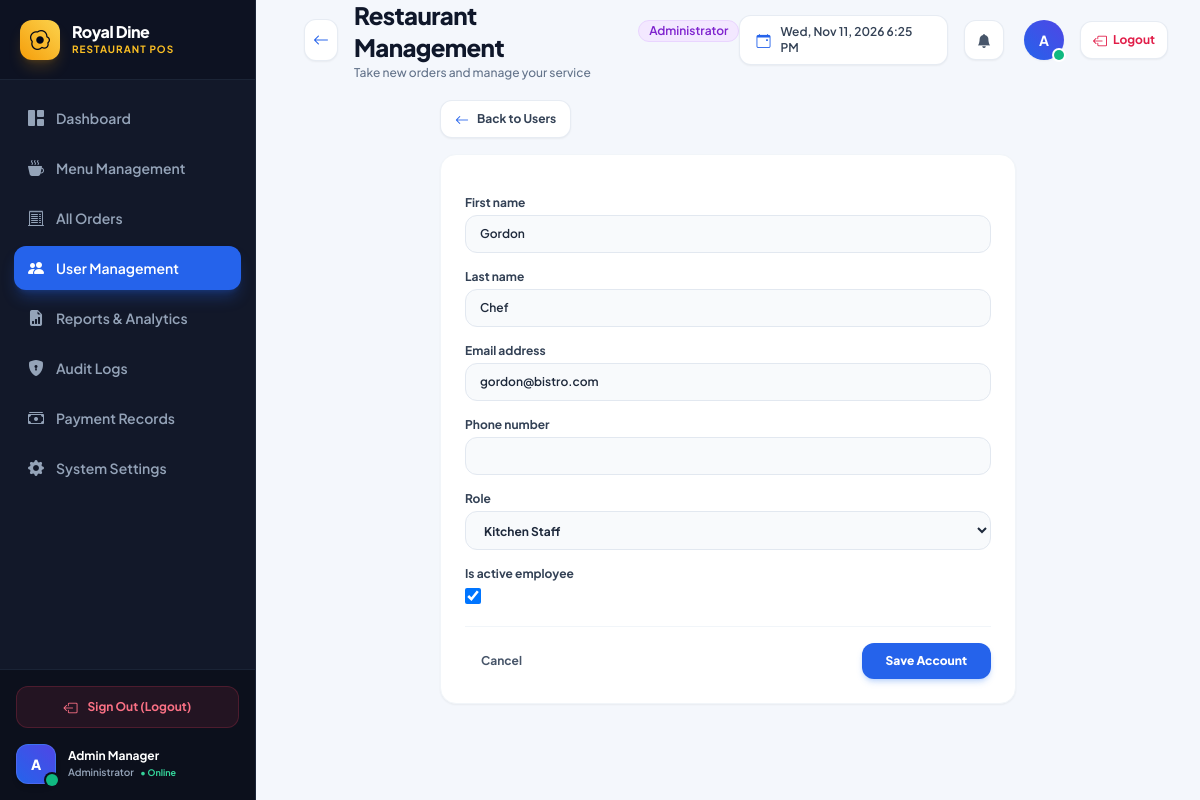
Page /analytics/users/5/edit/ (signed in) on the committed database.
### apps/accounts/models.py (models this page shows, shortened)
class CustomUser(AbstractUser):
    class Role(models.TextChoices):
        ADMIN = 'ADMIN', 'Administrator'
        SUPERVISOR = 'SUPERVISOR', 'Supervisor'
        WAITER = 'WAITER', 'Waiter'
        KITCHEN_STAFF = 'KITCHEN_STAFF', 'Kitchen Staff'
    role = models.CharField(
        max_length=20,
        choices=Role.choices,
        default=Role.WAITER,
    )
    phone_number = models.CharField(max_length=20, blank=True)
    is_active_employee = models.BooleanField(default=True)
    avatar = models.ImageField(upload_to='avatars/', blank=True, null=True)
    created_at = models.DateTimeField(auto_now_add=True)
    updated_at = models.DateTimeField(auto_now=True)
    class Meta:
        ordering = ['-created_at']
        verbose_name = 'User'
        verbose_name_plural = 'Users'

### apps/analytics/views.py (the view)
# urls.py: path('users/<int:user_id>/edit/', views.user_edit, name='user_edit'),
@login_required
@admin_required
def user_edit(request, user_id):
    user_obj = get_object_or_404(CustomUser, id=user_id)
    if request.method == 'POST':
        form = UserUpdateForm(request.POST, instance=user_obj)
        if form.is_valid():
            form.save()
            log_action(
                user=request.user,
                action='USER_UPDATED',
                description=f'User {user_obj.username} profile updated.',
                entity_type='CustomUser',
                entity_id=user_obj.id,
                ip_address=get_client_ip(request)
            )
            messages.success(request, f'User {user_obj.username} updated.')
            return redirect('analytics:user_management')
    else:
        form = UserUpdateForm(instance=user_obj)
    return render(request, 'admin_dashboard/user_form.html', {'form': form, 'title': f'Edit User: {user_obj.username}'})

### apps/accounts/forms.py
class UserUpdateForm(forms.ModelForm):
    class Meta:
        model = CustomUser
        fields = ['first_name', 'last_name', 'email', 'phone_number', 'role', 'is_active_employee']
        widgets = {
            'first_name': forms.TextInput(attrs={'class': INPUT_TW}),
            'last_name': forms.TextInput(attrs={'class': INPUT_TW}),
            'email': forms.EmailInput(attrs={'class': INPUT_TW}),
            'phone_number': forms.TextInput(attrs={'class': INPUT_TW}),
            'role': forms.Select(attrs={'class': SELECT_TW}),
            'is_active_employee': forms.CheckboxInput(attrs={'class': CHECKBOX_TW}),
        }

### apps/restaurants/context_processors.py (called while the page is built)
def restaurant_context(request):
    try:
        settings_obj = RestaurantSettings.objects.first()
        currency = settings_obj.currency_symbol if settings_obj and settings_obj.currency_symbol else 'ETB'
    except Exception:
        currency = 'ETB'
        settings_obj = None
    return {
        'CURRENCY_SYMBOL': currency,
        'restaurant_settings': settings_obj,
    }

### templates/admin_dashboard/user_form.html (shortened to what this page needs)
{% extends 'base/base.html' %}
{% block content %}
<div class="max-w-xl mx-auto">
    <div class="mb-4">
        <a href="{% url 'analytics:user_management' %}" class="inline-flex items-center gap-2 px-3.5 py-2 rounded-xl bg-white hover:bg-slate-50 text-slate-700 border border-slate-200/80 font-bold text-xs shadow-sm transition-all active:scale-95">
            <i class="bi bi-arrow-left text-sm text-blue-600"></i>
            <span>Back to Users</span>
        </a>
    </div>
    <div class="bg-white rounded-2xl p-6 shadow-sm border border-slate-100">
        <form method="post" class="space-y-4">
            {% for field in form %}
            <div>
                <label class="block text-xs font-bold text-slate-700 mb-1">
                    {{ field.label }}
                </label>
                {{ field }}
            </div>
            {% endfor %}
            <div class="pt-4 border-t border-slate-100 flex items-center justify-between">
                <a href="{% url 'analytics:user_management' %}"
                    class="px-4 py-2 rounded-xl text-xs font-bold text-slate-600 hover:bg-slate-100 transition-colors">
                    Cancel
                </a>
                <button type="submit"
                    class="px-6 py-2.5 rounded-xl font-black text-xs text-white bg-[#2563eb] hover:bg-blue-700 shadow-md shadow-blue-500/25 transition-all">
                    Save Account
                </button>
            </div>
        </form>
    </div>
</div>
{% endblock %}

### templates/base/sidebar.html (shortened to what this page needs)
{% load static %}
<aside id="sidebar" class="fixed lg:static inset-y-0 left-0 z-50 w-64 h-screen bg-[#121829] flex flex-col justify-between shrink-0 transform -translate-x-full lg:translate-x-0 transition-transform duration-300 ease-in-out shadow-2xl lg:shadow-none select-none border-r border-slate-800/80 overflow-hidden">
    <div class="h-20 shrink-0 flex items-center justify-between px-5 border-b border-slate-800/80 bg-[#0d1222]">
        <a href="{% url 'accounts:dashboard_redirect' %}" class="flex items-center space-x-3 group">
            <div class="w-10 h-10 rounded-xl bg-gradient-to-tr from-amber-500 to-amber-300 flex items-center justify-center shadow-lg shadow-amber-500/20 group-hover:scale-105 transition-transform">
                <i class="bi bi-egg-fried text-xl text-slate-950 font-bold"></i>
            </div>
            <div>
                <h1 class="text-base font-extrabold tracking-tight text-white leading-tight">Royal Dine</h1>
                <p class="text-[10px] font-bold text-amber-400 uppercase tracking-widest">Restaurant POS</p>
            </div>
        </a>
    </div>
    <nav class="flex-1 min-h-0 px-3.5 py-4 space-y-1.5 overflow-y-auto">
        {% if user.role == 'WAITER' %}
        <a href="{% url 'orders:waiter_dashboard' %}"
           class="flex items-center space-x-3 px-3.5 py-2.5 rounded-xl text-sm font-semibold transition-all duration-150 {% if request.resolver_match.url_name == 'waiter_dashboard' %}bg-[#2563eb] text-white shadow-lg shadow-blue-600/30{% else %}text-slate-400 hover:text-white hover:bg-slate-800/70{% endif %}">
            <i class="bi bi-grid-1x2-fill text-base"></i>
            <span>Dashboard</span>
        </a>
        <a href="{% url 'orders:create_order' %}"
           class="flex items-center space-x-3 px-3.5 py-2.5 rounded-xl text-sm font-semibold transition-all duration-150 {% if request.resolver_match.url_name == 'create_order' %}bg-[#2563eb] text-white shadow-lg shadow-blue-600/30{% else %}text-slate-400 hover:text-white hover:bg-slate-800/70{% endif %}">
            <i class="bi bi-plus-circle-fill text-base"></i>
            <span>Take New Order</span>
        </a>
        <a href="{% url 'orders:waiter_orders' %}"
           class="flex items-center space-x-3 px-3.5 py-2.5 rounded-xl text-sm font-semibold transition-all duration-150 {% if request.resolver_match.url_name == 'waiter_orders' %}bg-[#2563eb] text-white shadow-lg shadow-blue-600/30{% else %}text-slate-400 hover:text-white hover:bg-slate-800/70{% endif %}">
            <i class="bi bi-receipt text-base"></i>
            <span>My Orders</span>
        </a>
        {% elif user.role == 'ADMIN' %}
        <a href="{% url 'analytics:admin_dashboard' %}"
           class="flex items-center space-x-3 px-3.5 py-2.5 rounded-xl text-sm font-semibold transition-all duration-150 {% if request.resolver_match.url_name == 'admin_dashboard' %}bg-[#2563eb] text-white shadow-lg shadow-blue-600/30{% else %}text-slate-400 hover:text-white hover:bg-slate-800/70{% endif %}">
            <i class="bi bi-grid-1x2-fill text-base"></i>
            <span>Dashboard</span>
        </a>
        <a href="{% url 'menu:meal_list' %}"
           class="flex items-center space-x-3 px-3.5 py-2.5 rounded-xl text-sm font-semibold transition-all duration-150 {% if 'menu' in request.resolver_match.url_name or 'meal' in request.resolver_match.url_name or 'category' in request.resolver_match.url_name %}bg-[#2563eb] text-white shadow-lg shadow-blue-600/30{% else %}text-slate-400 hover:text-white hover:bg-slate-800/70{% endif %}">
            <i class="bi bi-cup-hot-fill text-base"></i>
            <span>Menu Management</span>
        </a>
        <a href="{% url 'analytics:all_orders' %}"
           class="flex items-center space-x-3 px-3.5 py-2.5 rounded-xl text-sm font-semibold transition-all duration-150 {% if request.resolver_match.url_name == 'all_orders' %}bg-[#2563eb] text-white shadow-lg shadow-blue-600/30{% else %}text-slate-400 hover:text-white hover:bg-slate-800/70{% endif %}">
            <i class="bi bi-receipt-cutoff text-base"></i>
            <span>All Orders</span>
        </a>
        <a href="{% url 'analytics:user_management' %}"
           class="flex items-center space-x-3 px-3.5 py-2.5 rounded-xl text-sm font-semibold transition-all duration-150 {% if 'user' in request.resolver_match.url_name %}bg-[#2563eb] text-white shadow-lg shadow-blue-600/30{% else %}text-slate-400 hover:text-white hover:bg-slate-800/70{% endif %}">
            <i class="bi bi-people-fill text-base"></i>
            <span>User Management</span>
        </a>
        <a href="{% url 'analytics:reports' %}"
           class="flex items-center space-x-3 px-3.5 py-2.5 rounded-xl text-sm font-semibold transition-all duration-150 {% if request.resolver_match.url_name == 'reports' %}bg-[#2563eb] text-white shadow-lg shadow-blue-600/30{% else %}text-slate-400 hover:text-white hover:bg-slate-800/70{% endif %}">
            <i class="bi bi-file-earmark-bar-graph-fill text-base"></i>
            <span>Reports &amp; Analytics</span>
        </a>
        <a href="{% url 'audit:audit_logs' %}"
           class="flex items-center space-x-3 px-3.5 py-2.5 rounded-xl text-sm font-semibold transition-all duration-150 {% if request.resolver_match.url_name == 'audit_logs' %}bg-[#2563eb] text-white shadow-lg shadow-blue-600/30{% else %}text-slate-400 hover:text-white hover:bg-slate-800/70{% endif %}">
            <i class="bi bi-shield-lock-fill text-base"></i>
            <span>Audit Logs</span>
        </a>
        <a href="{% url 'payments:payment_list' %}"
           class="flex items-center space-x-3 px-3.5 py-2.5 rounded-xl text-sm font-semibold transition-all duration-150 {% if request.resolver_match.url_name == 'payment_list' %}bg-[#2563eb] text-white shadow-lg shadow-blue-600/30{% else %}text-slate-400 hover:text-white hover:bg-slate-800/70{% endif %}">
            <i class="bi bi-cash-stack text-base"></i>
            <span>Payment Records</span>
        </a>
        <a href="{% url 'restaurants:settings' %}"
           class="flex items-center space-x-3 px-3.5 py-2.5 rounded-xl text-sm font-semibold transition-all duration-150 {% if request.resolver_match.url_name == 'settings' %}bg-[#2563eb] text-white shadow-lg shadow-blue-600/30{% else %}text-slate-400 hover:text-white hover:bg-slate-800/70{% endif %}">
            <i class="bi bi-gear-fill text-base"></i>
            <span>System Settings</span>
        </a>
        {% endif %}
    </nav>
    <div class="shrink-0 p-4 border-t border-slate-800/80 bg-[#0c101c] space-y-3">
        <form method="post" action="{% url 'accounts:logout' %}" class="w-full">
            <button type="submit"
                    class="w-full flex items-center justify-center space-x-2.5 py-2.5 px-3 rounded-xl text-xs font-bold text-rose-400 bg-rose-500/10 hover:bg-rose-500/20 border border-rose-500/20 hover:border-rose-500/40 transition-all group">
                <i class="bi bi-box-arrow-left text-sm group-hover:-translate-x-0.5 transition-transform"></i>
                <span>Sign Out (Logout)</span>
            </button>
        </form>
        <div class="flex items-center space-x-3 pt-1">
            <div class="relative shrink-0">
                <div class="w-10 h-10 rounded-xl bg-gradient-to-tr from-blue-600 to-indigo-600 border border-blue-400/30 flex items-center justify-center text-white font-extrabold text-sm shadow-md">
                    {{ user.first_name|first|default:user.username|first|upper }}
                </div>
                <span class="absolute -bottom-0.5 -right-0.5 w-3 h-3 rounded-full bg-emerald-500 ring-2 ring-[#0c101c]"></span>
            </div>
            <div class="min-w-0 flex-1">
                <p class="text-xs font-bold text-white truncate leading-tight">
                    {{ user.get_full_name|default:user.username }}
                </p>
                <div class="flex items-center space-x-1.5 mt-0.5">
                    <span class="text-[10px] font-semibold text-slate-400">{{ user.get_role_display }}</span>
                    <span class="text-[9px] text-emerald-400 font-bold">&bull; Online</span>
                </div>
            </div>
        </div>
    </div>
</aside>

### templates/base/topnav.html (shortened to what this page needs)
<header class="h-20 bg-[#f4f7fc] px-6 lg:px-8 flex items-center justify-between shrink-0">
    <div class="flex items-center space-x-3 sm:space-x-4">
        {% if request.resolver_match.url_name not in 'admin_dashboard,waiter_dashboard,supervisor_dashboard,kitchen_dashboard' %}
        <button type="button" onclick="window.history.back()" title="Go Back"
            class="p-2 rounded-xl text-slate-600 hover:text-slate-900 bg-white hover:bg-slate-50 border border-slate-200/80 shadow-sm transition-all active:scale-95 flex items-center justify-center">
            <i class="bi bi-arrow-left text-base text-blue-600"></i>
        </button>
        {% endif %}
        <div>
            <div class="flex items-center space-x-2.5">
                <h1 class="text-xl lg:text-2xl font-extrabold text-slate-900 tracking-tight">
                    {% block header_title %}Restaurant Management{% endblock %}
                </h1>
                <span class="hidden sm:inline-flex items-center px-2.5 py-0.5 rounded-full text-xs font-semibold
                    {% if user.role == 'ADMIN' %}bg-purple-100 text-purple-700 border border-purple-200
                    {% elif user.role == 'SUPERVISOR' %}bg-indigo-100 text-indigo-700 border border-indigo-200
                    {% elif user.role == 'WAITER' %}bg-blue-100 text-blue-700 border border-blue-200
                    {% else %}bg-amber-100 text-amber-800 border border-amber-200{% endif %}">
                    {{ user.get_role_display }}
                </span>
            </div>
            <p class="text-xs text-slate-500 font-medium mt-0.5 hidden sm:block">
                {% block header_subtitle %}Take new orders and manage your service{% endblock %}
            </p>
        </div>
    </div>
    <div class="flex items-center space-x-3 lg:space-x-4">
        <div
            class="flex items-center space-x-2.5 px-4 py-2 bg-white rounded-xl shadow-sm border border-slate-200/80 text-xs font-semibold text-slate-700">
            <i class="bi bi-calendar-event text-blue-600 text-sm"></i>
            <span id="liveDateTimeBadge">Loading date...</span>
        </div>
        <div class="relative" id="notificationDropdownContainer">
            <button type="button" id="notificationBellBtn" onclick="toggleNotificationDropdown()"
                class="w-10 h-10 rounded-xl bg-white border border-slate-200/80 flex items-center justify-center text-slate-600 hover:text-slate-900 hover:bg-slate-50 shadow-sm transition-colors relative">
                <i class="bi bi-bell-fill text-sm"></i>
            </button>
        </div>
        <div class="flex items-center space-x-2.5 pl-1">
            <div class="relative">
                <div
                    class="w-10 h-10 rounded-full bg-gradient-to-tr from-blue-600 to-indigo-600 flex items-center justify-center text-white font-bold text-sm shadow-sm">
                    {{ user.first_name|first|default:user.username|first|upper }}
                </div>
                <span
                    class="absolute bottom-0 right-0 w-2.5 h-2.5 rounded-full bg-emerald-500 ring-2 ring-white"></span>
            </div>
        </div>
        <form method="post" action="{% url 'accounts:logout' %}" class="inline-flex">
            <button type="submit" title="Sign out of system"
                class="flex items-center space-x-1.5 px-3 py-2 rounded-xl bg-white hover:bg-rose-50 text-rose-600 border border-slate-200/80 hover:border-rose-200 text-xs font-bold shadow-sm transition-all active:scale-95">
                <i class="bi bi-box-arrow-left text-sm"></i>
                <span class="hidden sm:inline">Logout</span>
            </button>
        </form>
    </div>
</header>

### templates/base/base.html (style rules this page uses)
body { font-family: 'Plus Jakarta Sans', system-ui, -apple-system, sans-serif; background-color: #f4f7fc; color: #1e293b; }

### rows in the picture
CustomUser: first_name|first "A", get_full_name "Admin Manager", role "Administrator"
CustomUser: form "Gordon" "Chef" "gordon@bistro.com" "Kitchen Staff" "☑"

### other values in the picture
{{ field.label }} "First name" "Last name" "Email address" "Phone number" "Role" "Is active employee"
